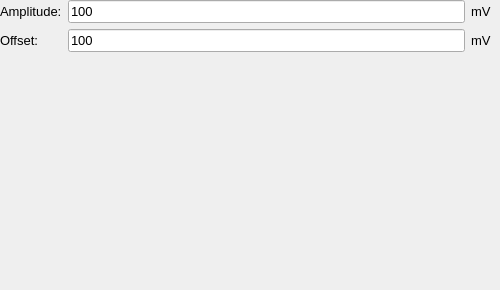
               <widget class="QWidget" name="white_noise_CH2">
                <widget class="QWidget" name="gridLayoutWidget_24">
                 <property name="geometry">
                  <rect>
                   <x>0</x>
                   <y>0</y>
                   <width>491</width>
                   <height>281</height>
                  </rect>
                 </property>
                 <layout class="QGridLayout" name="gridLayout_24">
                  <item row="2" column="1">
                   <widget class="QLineEdit" name="white_offset_CH2">
                    <property name="sizePolicy">
                     <sizepolicy hsizetype="Expanding" vsizetype="Maximum">
                      <horstretch>1</horstretch>
                      <verstretch>1</verstretch>
                     </sizepolicy>
                    </property>
                    <property name="font">
                     <font>
                      <pointsize>10</pointsize>
                     </font>
                    </property>
                    <property name="text">
                     <string>100</string>
                    </property>
                   </widget>
                  </item>
                  <item row="4" column="0">
                   <spacer name="verticalSpacer_21">
                    <property name="orientation">
                     <enum>Qt::Vertical</enum>
                    </property>
                    <property name="sizeHint" stdset="0">
                     <size>
                      <width>20</width>
                      <height>40</height>
                     </size>
                    </property>
                   </spacer>
                  </item>
                  <item row="2" column="2">
                   <widget class="QLabel" name="white_offset_unit_CH2">
                    <property name="font">
                     <font>
                      <pointsize>10</pointsize>
                     </font>
                    </property>
                    <property name="layoutDirection">
                     <enum>Qt::LeftToRight</enum>
                    </property>
                    <property name="text">
                     <string>mV</string>
                    </property>
                   </widget>
                  </item>
                  <item row="0" column="0">
                   <widget class="QLabel" name="white_ampl_label_CH2">
                    <property name="font">
                     <font>
                      <pointsize>10</pointsize>
                     </font>
                    </property>
                    <property name="layoutDirection">
                     <enum>Qt::LeftToRight</enum>
                    </property>
                    <property name="text">
                     <string>Amplitude:</string>
                    </property>
                   </widget>
                  </item>
                  <item row="2" column="0">
                   <widget class="QLabel" name="white_offset_label_CH2">
                    <property name="font">
                     <font>
                      <pointsize>10</pointsize>
                     </font>
                    </property>
                    <property name="layoutDirection">
                     <enum>Qt::LeftToRight</enum>
                    </property>
                    <property name="text">
                     <string>Offset:</string>
                    </property>
                   </widget>
                  </item>
                  <item row="0" column="2">
                   <widget class="QLabel" name="white_ampl_unit_CH2">
                    <property name="font">
                     <font>
                      <pointsize>10</pointsize>
                     </font>
                    </property>
                    <property name="layoutDirection">
                     <enum>Qt::LeftToRight</enum>
                    </property>
                    <property name="text">
                     <string>mV</string>
                    </property>
                   </widget>
                  </item>
                  <item row="0" column="1">
                   <widget class="QLineEdit" name="white_ampl_CH2">
                    <property name="sizePolicy">
                     <sizepolicy hsizetype="Expanding" vsizetype="Fixed">
                      <horstretch>0</horstretch>
                      <verstretch>0</verstretch>
                     </sizepolicy>
                    </property>
                    <property name="font">
                     <font>
                      <pointsize>10</pointsize>
                     </font>
                    </property>
                    <property name="text">
                     <string>100</string>
                    </property>
                   </widget>
                  </item>
                 </layout>
                </widget>
               </widget>
